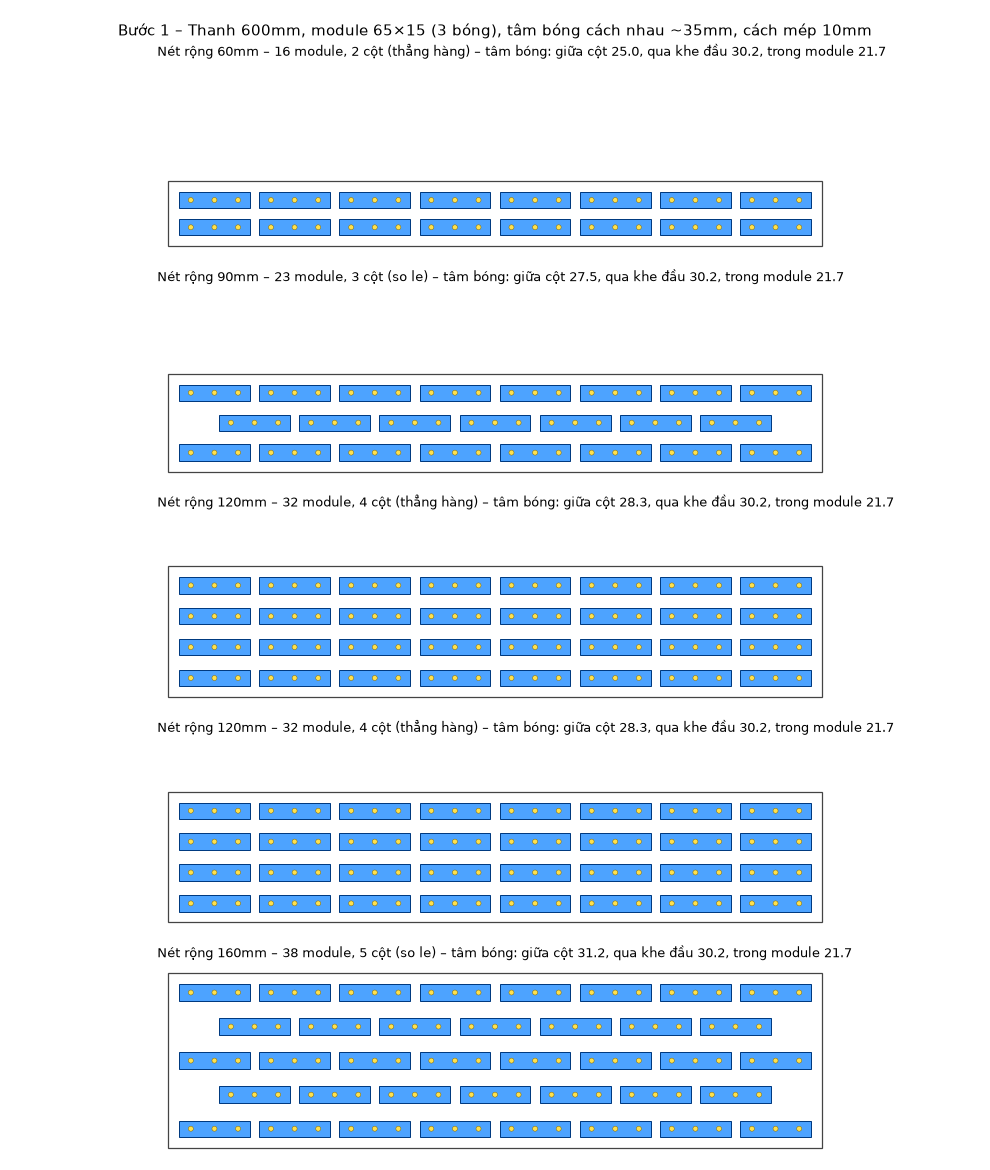

Generate this figure with Python:
"""
BUOC 1 (theo quy tac xuong): khoang cach TAM BONG ~ P (mac dinh 35mm).
Module L x Wm, Cn bong theo chieu dai (bong o tam moi o L/Cn).
  - Giua 2 cot: tam hang bong cach nhau ~P (chia deu vua be rong).
  - Giua 2 dau module: bong cuoi -> bong dau module ke ~P.
  - So le: cot le lech nua buoc module.
"""
import matplotlib
matplotlib.use("Agg")
import matplotlib.pyplot as plt
from matplotlib.patches import Rectangle, Circle

LEN = 600.0


def modules(W, P=35.0, L=65.0, Wm=15.0, cn=3, m=10.0, stagger="auto", min_gap=5.0):
    cell = L / cn                                   # buoc bong trong module
    # --- cot (ngang net)
    avail_c = W - 2 * (m + Wm / 2)
    # chon so cot cho tam bong gan P nhat (khong duoc chat hon Wm + min_gap)
    cands = [1] + [n for n in range(2, 60) if avail_c / (n - 1) >= Wm + min_gap]
    nc = min(cands, key=lambda n: abs((avail_c / (n - 1) if n > 1 else avail_c + Wm + 2 * m) - P))
    pc = avail_c / (nc - 1) if nc > 1 else 0
    ys = [W / 2] if nc == 1 else [m + Wm / 2 + j * pc for j in range(nc)]
    # --- doc net: buoc module sao cho bong-bong qua khe ~ P
    pm_target = L - cell + P
    avail_m = LEN - 2 * (m + L / 2)
    cands = [1] + [n for n in range(2, 200) if avail_m / (n - 1) >= L + min_gap]
    nm = min(cands, key=lambda n: abs((avail_m / (n - 1) - (L - cell) if n > 1 else 1e9) - P))
    pm = avail_m / (nm - 1) if nm > 1 else 0
    xs = [LEN / 2] if nm == 1 else [m + L / 2 + i * pm for i in range(nm)]
    st = (nc >= 3 and nc % 2 == 1) if stagger == "auto" else stagger   # so le chi khi so cot le (doi xung)
    out = []
    for j, y in enumerate(ys):
        if st and j % 2 == 1 and nm > 1:
            # cot le: lech nua buoc, dat them 1 module neu dau thanh du cho
            xs2 = [x + pm / 2 for x in xs[:-1]]
            out += [(x, y) for x in xs2]
        else:
            out += [(x, y) for x in xs]
    junction = pm - (L - cell) if nm > 1 else 0     # khoang cach bong qua khe
    return out, dict(nc=nc, pc=pc, nm=nm, pm=pm, junction=junction, cell=cell, stagger=st)


def draw(ax, W, res, P):
    out, info = res
    ax.add_patch(Rectangle((0, 0), LEN, W, fill=False, ec="#444"))
    for x, y in out:
        ax.add_patch(Rectangle((x - 32.5, y - 7.5), 65, 15, fc="#4da3ff", ec="#003a80", lw=0.8))
        for b in range(3):
            ax.add_patch(Circle((x - 32.5 + info["cell"] * (b + 0.5), y), 2.3, color="#ffe14d", ec="#8a6d00", lw=0.4))
    kind = "so le" if info["stagger"] else "thẳng hàng"
    ax.set_title(f"Nét rộng {W}mm – {len(out)} module, {info['nc']} cột ({kind}) – tâm bóng: giữa cột "
                 f"{info['pc']:.1f}, qua khe đầu {info['junction']:.1f}, trong module {info['cell']:.1f}",
                 loc="left", fontsize=10)
    ax.set_xlim(-10, LEN + 10); ax.set_ylim(-8, 168); ax.set_aspect("equal"); ax.axis("off")


if __name__ == "__main__":
    P = 35.0
    cases = [(60, "auto"), (90, "auto"), (120, False), (120, "auto"), (160, "auto")]
    fig, axs = plt.subplots(len(cases), 1, figsize=(11, 13))
    for ax, (W, st) in zip(axs, cases):
        draw(ax, W, modules(W, P, stagger=st), P)
    fig.suptitle("Bước 1 – Thanh 600mm, module 65×15 (3 bóng), tâm bóng cách nhau ~35mm, cách mép 10mm", fontsize=12)
    plt.tight_layout(); plt.savefig("step1c_bar.png", dpi=90)
